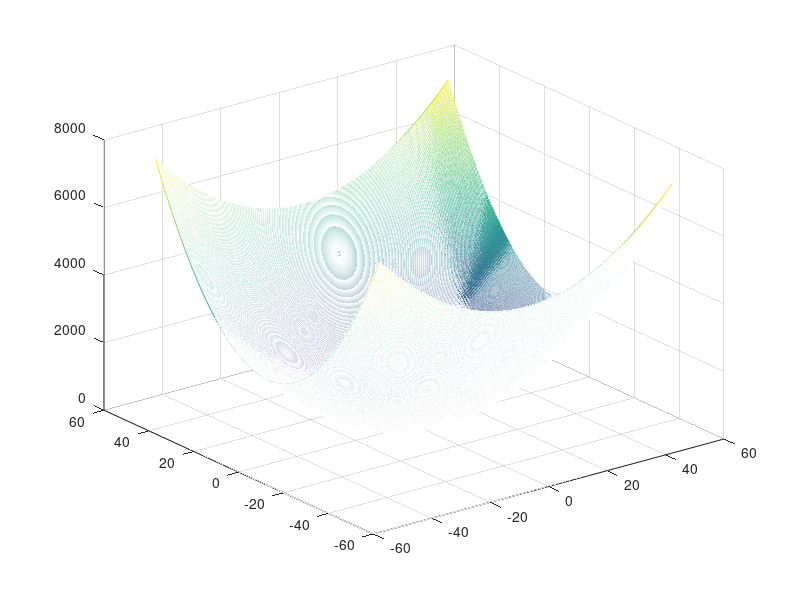
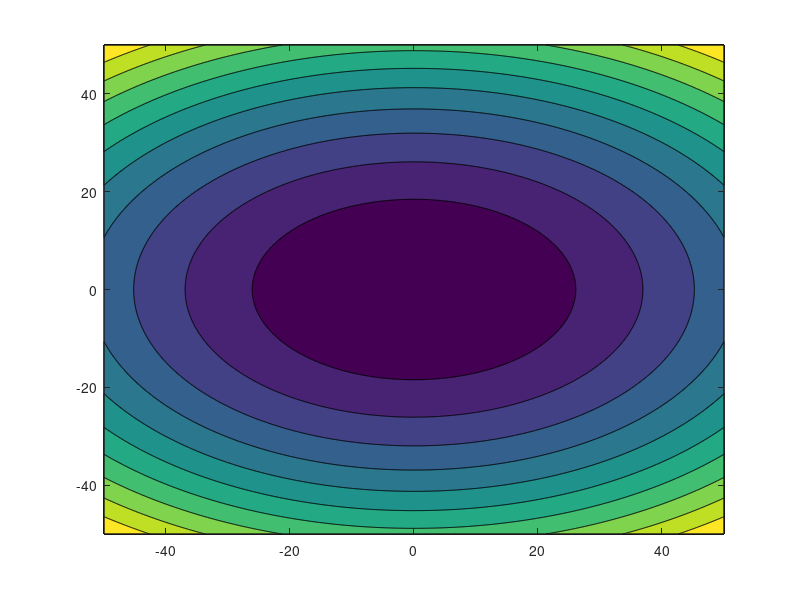

Here is the MATLAB script that generated these plots, in order: (Note: this script raises an error after producing the figures.)
clear all
close all
clc

X1=-50:0.1:50;
X2=-50:0.1:50;
[x1,x2]=meshgrid(X1,X2);

F = x1.^2 + 2*x2.^2 - 0.3*cos(3*pi*x1) - 0.4*cos(4*pi*x2) + 0.7;
realFMin = min(min(F))

max_iteration = 4;

mesh(x1,x2,F)

figure
contourf(x1,x2,F)
hold on

%% Newton-Raphson
fprintf('Newton-Raphson Algorithm\n');

% Initial guesses
% [0, 1] -> [-2, 2]
x01 = -2 + 4 * rand(2, 1);
x02 = -2 + 4 * rand(2, 1);
x03 = -2 + 4 * rand(2, 1);

x = x03;
epsilon=10^(-4);

tic

fprintf('k=1, x1=%f, x2=%f, f(x)=%f\n',x01(1),x01(2),func(x01))
plot(x01(1),x01(2),'r.')

fprintf('k=2, x1=%f, x2=%f, f(x)=%f\n',x02(1),x02(2),func(x02))
plot(x02(1),x02(2),'g.')

fprintf('k=3, x1=%f, x2=%f, f(x)=%f\n',x03(1),x03(2),func(x03))
plot(x03(1),x03(2),'k.')

x_next = x - inv(hessianfunc(x)) * gradfunc(x);

fprintf('k=4, x1=%f, x2=%f, f(x)=%f, error=%f\n',x_next(1),x_next(2), ...
    func(x_next),norm(gradfunc(x_next)))

plot(x_next(1),x_next(2),'m*')

k=6;

while(norm(gradfunc(x_next))>epsilon) % Main step of our algorithm
    x = x_next;
    x_next = x - inv(hessianfunc(x)) * gradfunc(x);

    fprintf('k=%d, x1=%f, x2=%f, f(x)=%f, error=%f\n',k,x_next(1), ...
        x_next(2),func(x_next),norm(gradfunc(x_next)))

    plot(x_next(1),x_next(2),'m*')
    k = k + 1;

    if(k > max_iteration)
        break;
    end
end

toc

title('Newton-Raphson Algorithm')
set(gca,'fontsize',35)
set(findobj(gca, 'Type', 'Line', 'Linestyle', '--'), 'LineWidth', 2);

%% Hestenes-Stiefel Algorithm

figure
contourf(x1,x2,F)
hold on

fprintf('Hestenes-Stiefel Algorithm\n');

% Initial guesses
% [0, 1] -> [-50, 50]
x01 = -50 + 100 * rand(2, 1);
x02 = -50 + 100 * rand(2, 1);
x03 = -50 + 100 * rand(2, 1);

x = x03;
epsilon=10^(-4);

tic

fprintf('k=1, x1=%f, x2=%f, f(x)=%f\n',x01(1),x01(2),func(x01))
plot(x01(1),x01(2),'r.')

fprintf('k=2, x1=%f, x2=%f, f(x)=%f\n',x02(1),x02(2),func(x02))
plot(x02(1),x02(2),'g.')

fprintf('k=3, x1=%f, x2=%f, f(x)=%f\n',x03(1),x03(2),func(x03))
plot(x03(1),x03(2),'k.')

g = gradfunc(x);
d = -g;

% alpha argmin procedure
alpha = 0:0.01:1;
funcalpha = zeros(length(alpha), 1);
for i=1:length(alpha)
    funcalpha(i) = func(x + alpha(i)*d);
end
[val, ind] = min(funcalpha);
alpha = alpha(ind);
% end of alpha argmin procedure

x_next = x + alpha * d;
g_next = gradfunc(x_next);

beta = (g_next' * (g_next - g)) / (d' * (g_next - g)); 

d_next = -g_next + beta * d;

fprintf('k=4, x1=%f, x2=%f, f(x)=%f, abs. error=%f\n',x_next(1),x_next(2), ...
    func(x_next),norm(gradfunc(x_next)))

plot(x_next(1),x_next(2),'m*')
k=5;

while(norm(gradfunc(x_next))>epsilon)
    x = x_next;
    g = g_next;
    d = d_next;

    % alpha argmin procedure
    alpha = 0:0.01:1;
    funcalpha = zeros(length(alpha), 1);
    for i=1:length(alpha)
        funcalpha(i) = func(x + alpha(i)*d);
    end
    [val, ind] = min(funcalpha);
    alpha = alpha(ind);
    % end of alpha argmin procedure

    x_next = x + alpha * d;
    g_next = gradfunc(x_next);
    beta = (g_next' * (g_next - g)) / (d' * (g_next - g));
    d_next = -g_next + beta * d;

    fprintf('k=%d, x1=%f, x2=%f, f(x)=%f, abs. error=%f\n',k,x_next(1), ...
        x_next(2),func(x_next),norm(gradfunc(x_next)))

    plot(x_next(1),x_next(2),'m*')
    k=k+1;
end
toc

title('Hestenes-Stiefel Algorithm')
set(gca,'fontsize',35)
set(findobj(gca, 'Type', 'Line', 'Linestyle', '--'), 'LineWidth', 2);

%% Polak-Ribiere Algorithm

figure
contourf(x1,x2,F)
hold on

fprintf('Polak-Ribiere Algorithm\n');

% Initial guesses
% [0, 1] -> [-50, 50]
x01 = -50 + 100 * rand(2, 1);
x02 = -50 + 100 * rand(2, 1);
x03 = -50 + 100 * rand(2, 1);

x = x03;
epsilon=10^(-4);

tic

fprintf('k=1, x1=%f, x2=%f, f(x)=%f\n',x01(1),x01(2),func(x01))
plot(x01(1),x01(2),'r.')

fprintf('k=2, x1=%f, x2=%f, f(x)=%f\n',x02(1),x02(2),func(x02))
plot(x02(1),x02(2),'g.')

fprintf('k=3, x1=%f, x2=%f, f(x)=%f\n',x03(1),x03(2),func(x03))
plot(x03(1),x03(2),'k.')

g = gradfunc(x);
d = -g;

% alpha argmin procedure
alpha = 0:0.01:1;
funcalpha = zeros(length(alpha), 1);
for i=1:length(alpha)
    funcalpha(i) = func(x + alpha(i)*d);
end
[val, ind] = min(funcalpha);
alpha = alpha(ind);
% end of alpha argmin procedure

x_next = x + alpha * d;
g_next = gradfunc(x_next);

beta = (g_next' * (g_next - g)) / (g' * g); 

d_next = -g_next + beta * d;

fprintf('k=4, x1=%f, x2=%f, f(x)=%f, abs. error=%f\n',x_next(1),x_next(2), ...
    func(x_next),norm(gradfunc(x_next)))

plot(x_next(1),x_next(2),'m*')
k=5;

while(norm(gradfunc(x_next))>epsilon)
    x = x_next;
    g = g_next;
    d = d_next;

    % alpha argmin procedure
    alpha = 0:0.01:1;
    funcalpha = zeros(length(alpha), 1);
    for i=1:length(alpha)
        funcalpha(i) = func(x + alpha(i)*d);
    end
    [val, ind] = min(funcalpha);
    alpha = alpha(ind);
    % end of alpha argmin procedure

    x_next = x + alpha * d;
    g_next = gradfunc(x_next);
    beta = (g_next' * (g_next - g)) / (g' * g);
    d_next = -g_next + beta * d;

    fprintf('k=%d, x1=%f, x2=%f, f(x)=%f, abs. error=%f\n',k,x_next(1), ...
        x_next(2),func(x_next),norm(gradfunc(x_next)))

    plot(x_next(1),x_next(2),'m*')
    k=k+1;
end
toc

title('Polak-Ribiere Algorithm')
set(gca,'fontsize',35)
set(findobj(gca, 'Type', 'Line', 'Linestyle', '--'), 'LineWidth', 2);

%% Fletcher-Reeves Algorithm

figure
contourf(x1,x2,F)
hold on

fprintf('Fletcher-Reeves Algorithm\n');

% Initial guesses
% [0, 1] -> [-50, 50]
x01 = -50 + 100 * rand(2, 1);
x02 = -50 + 100 * rand(2, 1);
x03 = -50 + 100 * rand(2, 1);

x = x03;
epsilon=10^(-4);

tic

fprintf('k=1, x1=%f, x2=%f, f(x)=%f\n',x01(1),x01(2),func(x01))
plot(x01(1),x01(2),'r.')

fprintf('k=2, x1=%f, x2=%f, f(x)=%f\n',x02(1),x02(2),func(x02))
plot(x02(1),x02(2),'g.')

fprintf('k=3, x1=%f, x2=%f, f(x)=%f\n',x03(1),x03(2),func(x03))
plot(x03(1),x03(2),'k.')

g = gradfunc(x);
d = -g;

% alpha argmin procedure
alpha = 0:0.01:1;
funcalpha = zeros(length(alpha), 1);
for i=1:length(alpha)
    funcalpha(i) = func(x + alpha(i)*d);
end
[val, ind] = min(funcalpha);
alpha = alpha(ind);
% end of alpha argmin procedure

x_next = x + alpha * d;
g_next = gradfunc(x_next);

beta = (g_next' * g_next) / (g' * g); 

d_next = -g_next + beta * d;

fprintf('k=4, x1=%f, x2=%f, f(x)=%f, abs. error=%f\n',x_next(1),x_next(2), ...
    func(x_next),norm(gradfunc(x_next)))

plot(x_next(1),x_next(2),'m*')
k=5;

while(norm(gradfunc(x_next))>epsilon)
    x = x_next;
    g = g_next;
    d = d_next;

    % alpha argmin procedure
    alpha = 0:0.01:1;
    funcalpha = zeros(length(alpha), 1);
    for i=1:length(alpha)
        funcalpha(i) = func(x + alpha(i)*d);
    end
    [val, ind] = min(funcalpha);
    alpha = alpha(ind);
    % end of alpha argmin procedure

    x_next = x + alpha * d;
    g_next = gradfunc(x_next);
    beta = (g_next' * g_next) / (g' * g);
    d_next = -g_next + beta * d;

    fprintf('k=%d, x1=%f, x2=%f, f(x)=%f, abs. error=%f\n',k,x_next(1), ...
        x_next(2),func(x_next),norm(gradfunc(x_next)))

    plot(x_next(1),x_next(2),'m*')
    k=k+1;
end
toc

title('Fletcher-Reeves Algorithm')
set(gca,'fontsize',35)
set(findobj(gca, 'Type', 'Line', 'Linestyle', '--'), 'LineWidth', 2);

%% Gradient Descent Algorithm

figure
contourf(x1,x2,F)
hold on

fprintf('Gradient Descent Algorithm\n');

% Initial guesses
% [0, 1] -> [-50, 50]
x01 = -50 + 100 * rand(2, 1);
x02 = -50 + 100 * rand(2, 1);
x03 = -50 + 100 * rand(2, 1);

x = x03;
epsilon=10^(-4);

tic

fprintf('k=1, x1=%f, x2=%f, f(x)=%f\n',x01(1),x01(2),func(x01))
plot(x01(1),x01(2),'r.')

fprintf('k=2, x1=%f, x2=%f, f(x)=%f\n',x02(1),x02(2),func(x02))
plot(x02(1),x02(2),'g.')

fprintf('k=3, x1=%f, x2=%f, f(x)=%f\n',x03(1),x03(2),func(x03))
plot(x03(1),x03(2),'k.')

g = gradfunc(x);

alpha = 0.01;

x_next = x - alpha * g;
g_next = gradfunc(x_next);

fprintf('k=4, x1=%f, x2=%f, f(x)=%f, abs. error=%f\n',x_next(1),x_next(2), ...
    func(x_next),norm(gradfunc(x_next)))

plot(x_next(1),x_next(2),'m*')
k=5;

while(norm(gradfunc(x_next))>epsilon)
    x = x_next;
    g = g_next;

    x_next = x - alpha * g;
    g_next = gradfunc(x_next);

    fprintf('k=%d, x1=%f, x2=%f, f(x)=%f, abs. error=%f\n',k,x_next(1), ...
        x_next(2),func(x_next),norm(gradfunc(x_next)))

    plot(x_next(1),x_next(2),'m*')
    k=k+1;
end

toc

title('Gradient Descent Algorithm')
set(gca,'fontsize',35)
set(findobj(gca, 'Type', 'Line', 'Linestyle', '--'), 'LineWidth', 2);
